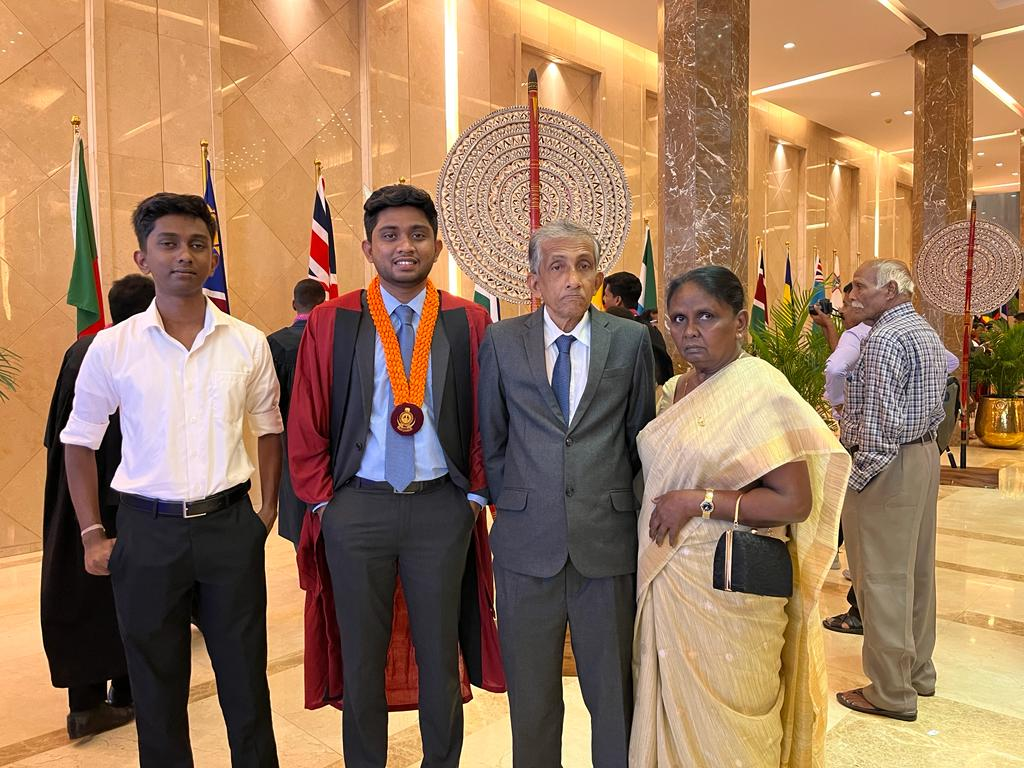
#> input picture 2.jpeg, 1024 x 768 px
$ python FaceDetector.py
#> lines starting #> are read from the running program, lines starting #| are printed output that depends on the picture; after the words box and inside, x2 and y2 are one past the last pixel; in counts of white or black regions, pixels touching at a corner belong together
import cv2
from random import randrange

trained_face_data = cv2.CascadeClassifier('haarcascade_frontalface_default.xml')

img = cv2.imread('2.jpeg')
#> img is the input picture: shape (768, 1024, 3); mean B, G, R 92.3, 121.9, 156.7

grayscaled_img=cv2.cvtColor(img, cv2.COLOR_BGR2GRAY)
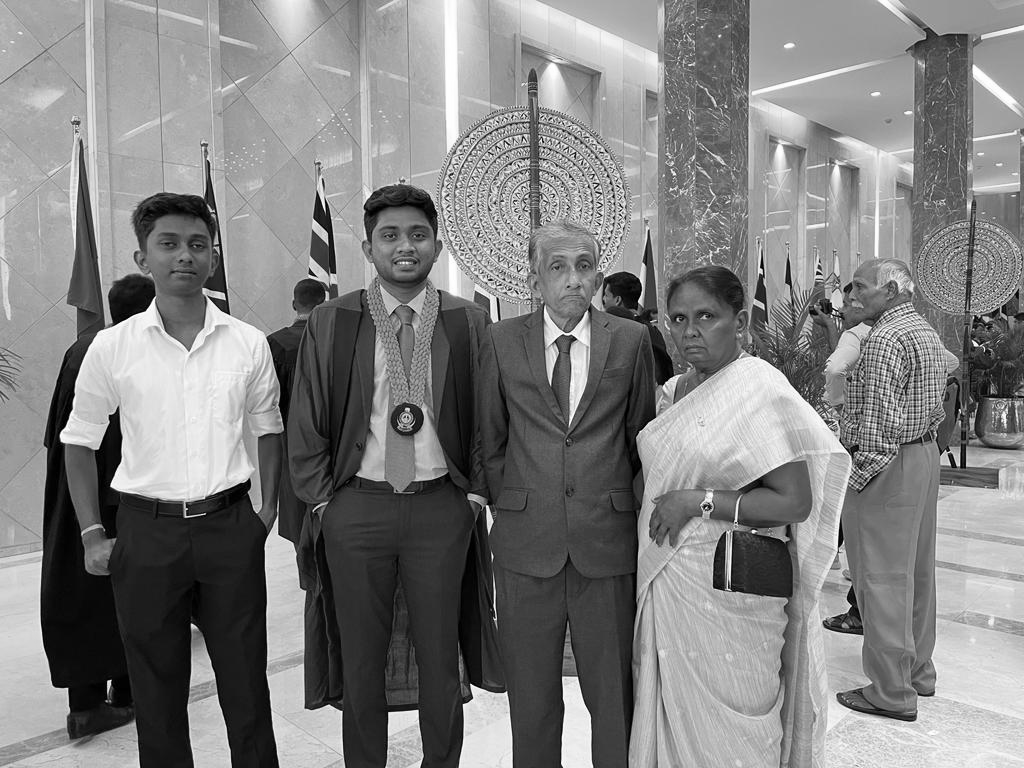
#> grayscaled_img: shape (768, 1024); min 0, max 255, mean 129

face_coordinates= trained_face_data.detectMultiScale(grayscaled_img)
#> face_coordinates = [[656, 288, 74, 74], [364, 202, 80, 80], [371, 644, 58, 58], [144, 213, 79, 79]]


for (x,y,w,h) in face_coordinates:
    cv2.rectangle(img,(x,y),(x+w,y+h),(0,randrange(255),0),2)
#> this loop made 4 passes
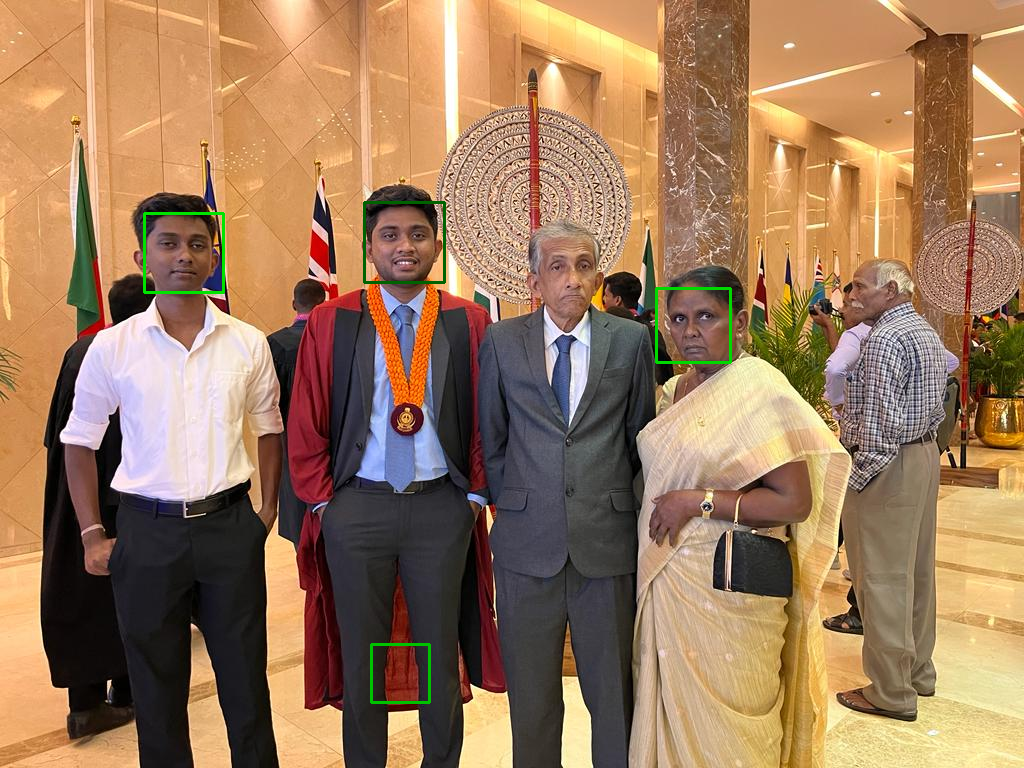
#> img: shape (768, 1024, 3); 0.44% of pixels changed, all inside (x1, y1, x2, y2) = (143, 201, 732, 704)

print(face_coordinates)
#| [[656 288  74  74]
#|  [364 202  80  80]
#|  [371 644  58  58]
#|  [144 213  79  79]]

cv2.imshow('Face Detector', img)
cv2.waitKey()

print("Code completed 🚀")

$ run again, with 1.jpeg copied over 2.jpeg
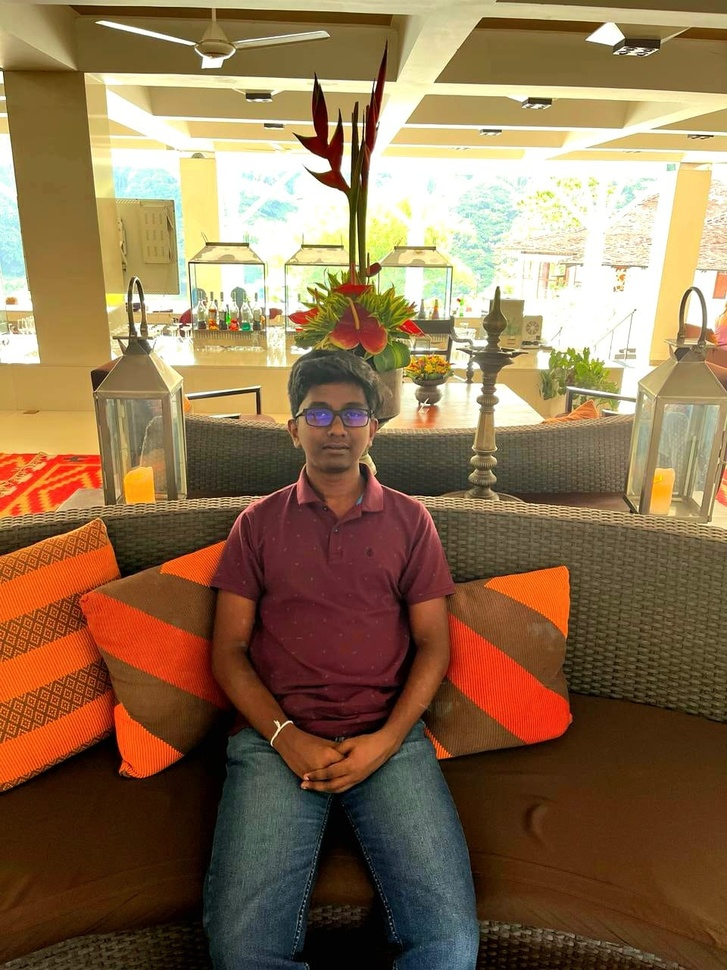
#> input picture 1.jpeg, 727 x 970 px, shrunk from 960 x 1280 before the run
#> img is the input picture: shape (970, 727, 3); mean B, G, R 79.3, 111.8, 140
#> `grayscaled_img=cv2.cvtColor(img, cv2.COLOR_BGR2GRAY)`:
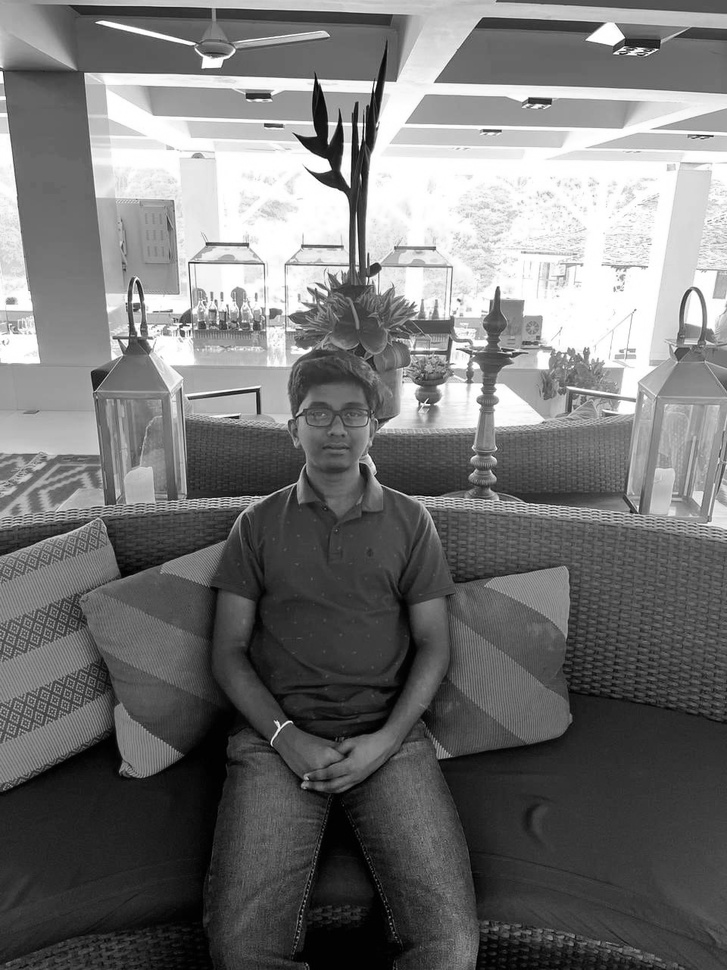
#> grayscaled_img: shape (970, 727); min 0, max 255, mean 116.5
#> face_coordinates = [[395, 805, 51, 51], [289, 378, 90, 90]]
#> the loop `for (x,y,w,h) in face_coordinates:` made 2 passes
#> after the loop `for (x,y,w,h) in face_coordinates:`:
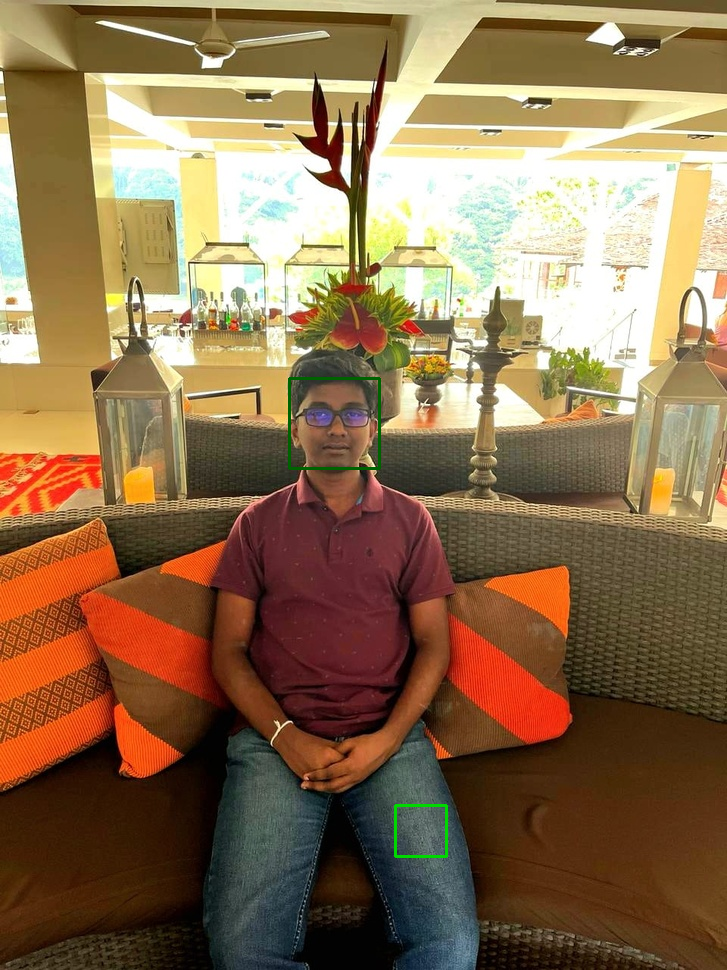
#> img: shape (970, 727, 3); 0.24% of pixels changed, all inside (x1, y1, x2, y2) = (288, 377, 448, 858)
#| [[395 805  51  51]
#|  [289 378  90  90]]
